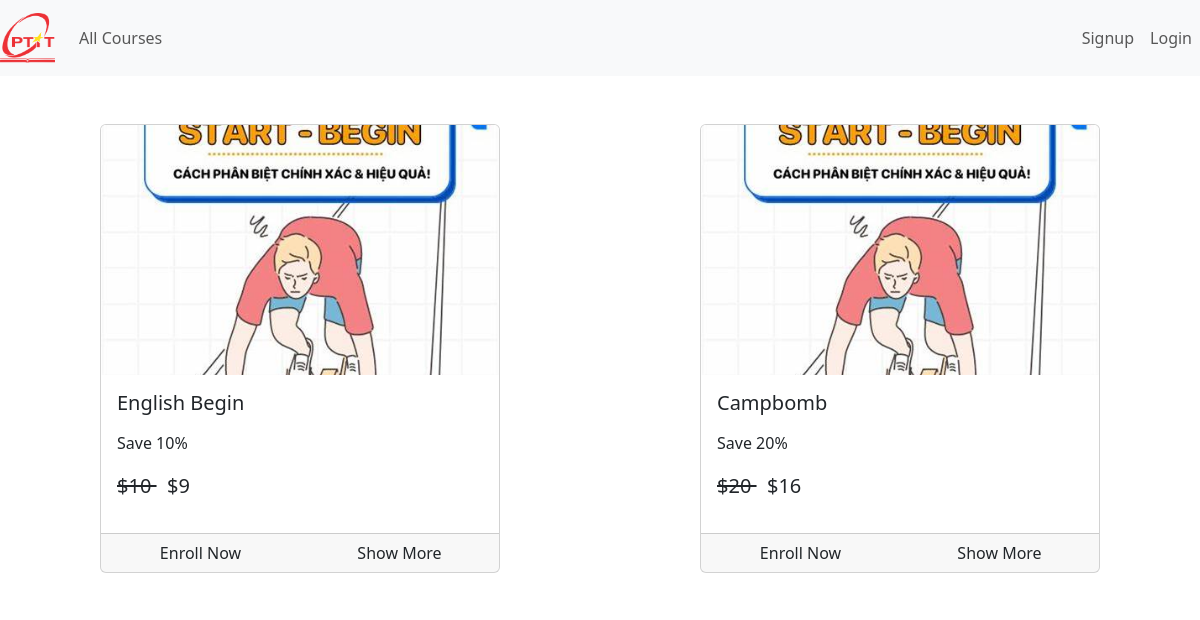
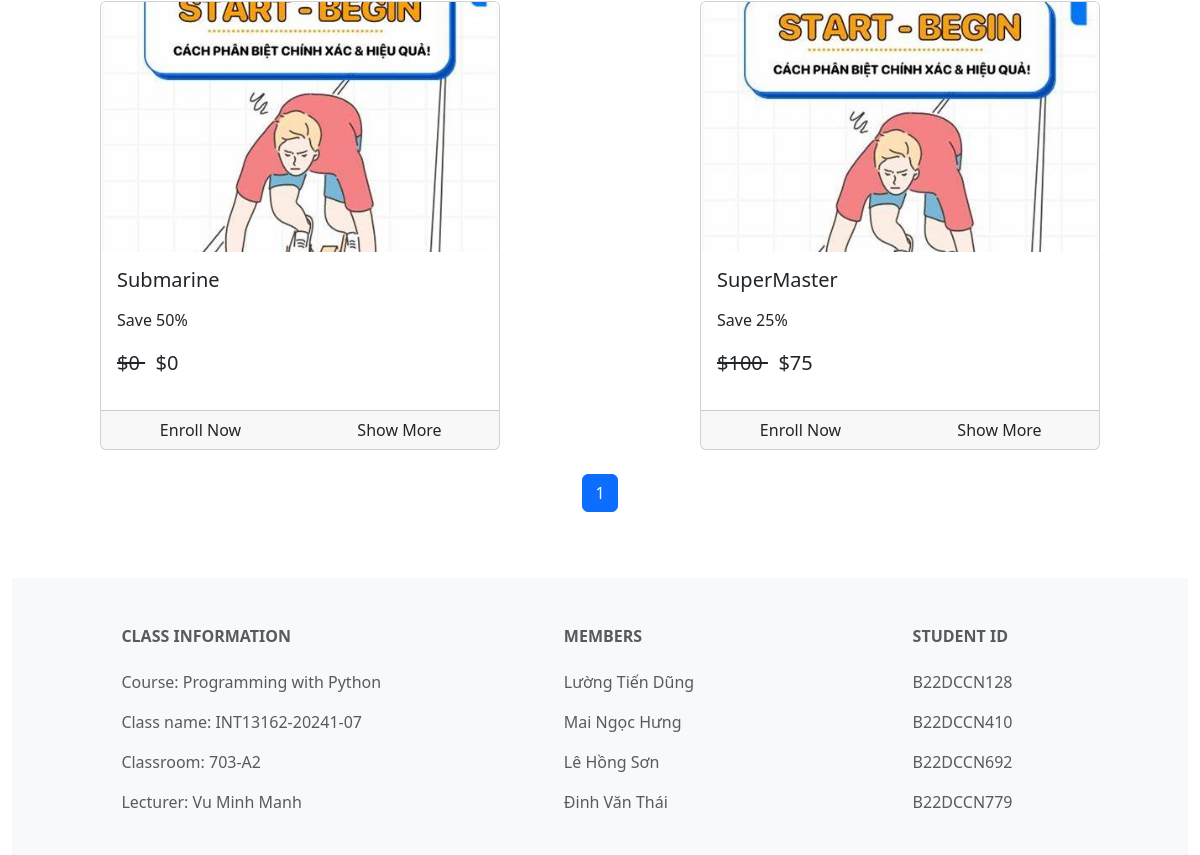
/, run on an earlier commit of the app's database (2 pictures, top to bottom).
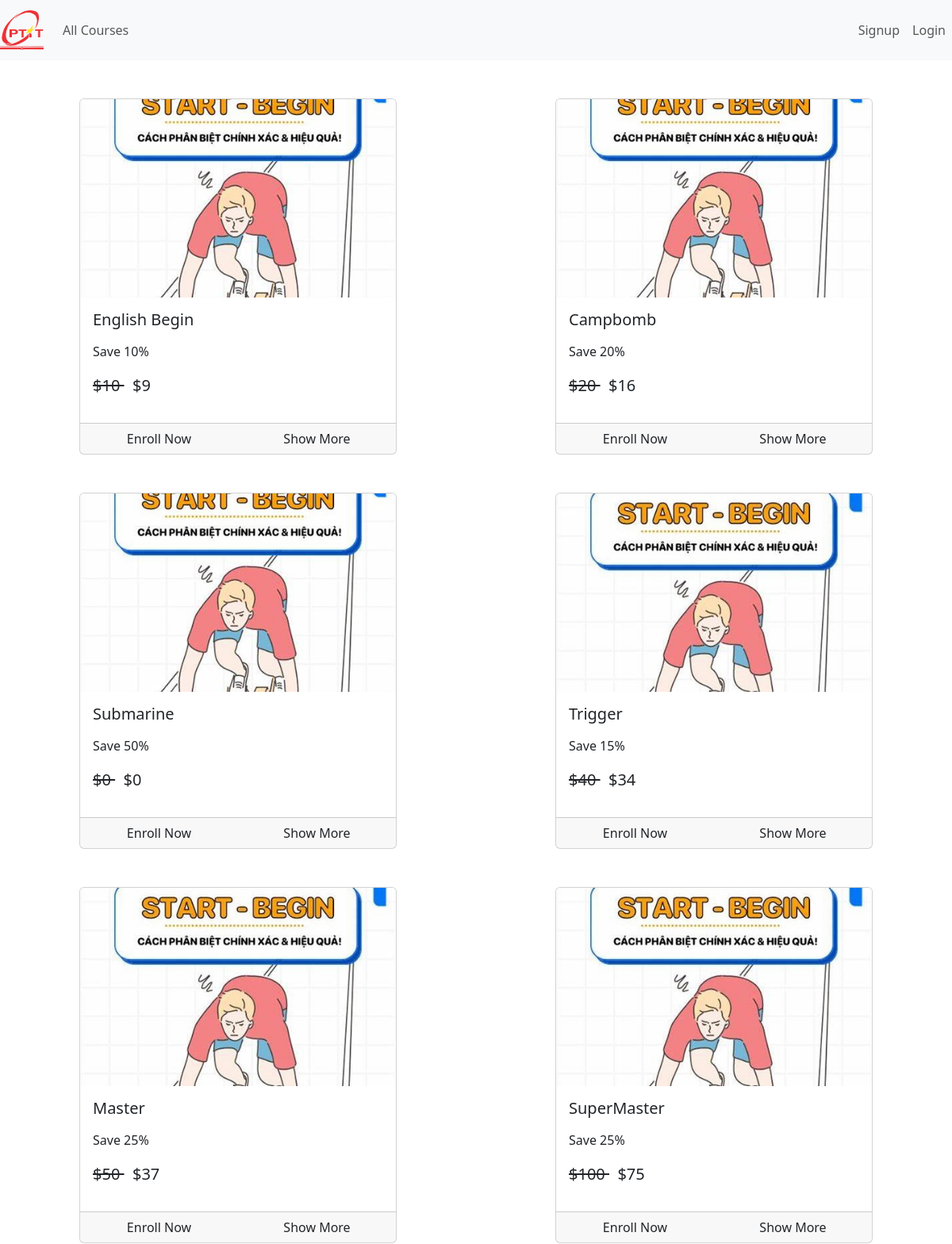
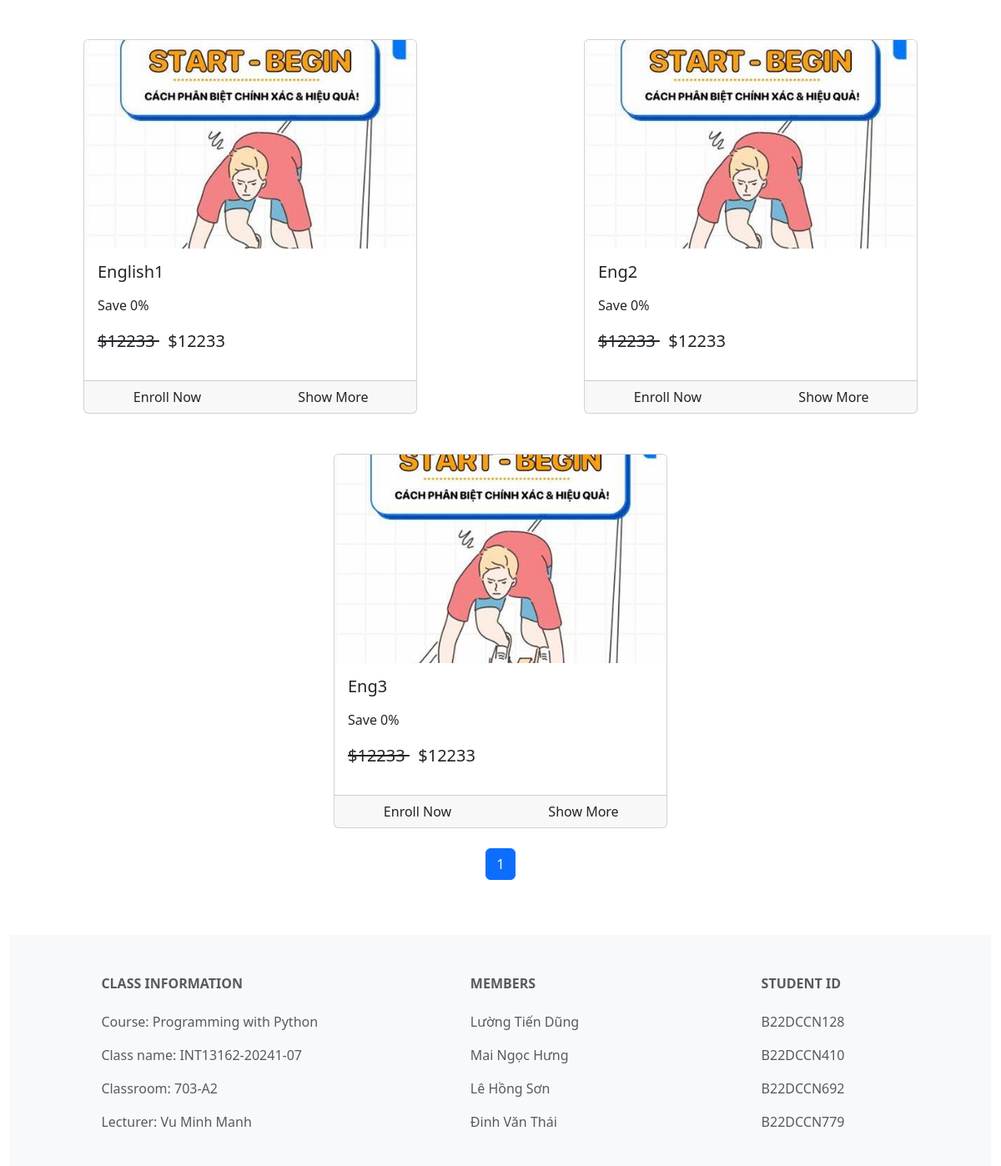
And on a later commit of the database (2 pictures, top to bottom).
### courses/models.py (models this page shows, shortened)
class Course(models.Model):
    name = models.CharField(max_length=500)
    slug = models.SlugField(max_length=500, unique=True, null=False,default='default-slug')
    description = models.CharField(max_length=500, null=True, blank=True)
    discount = models.IntegerField(null=False,default=0)
    price = models.IntegerField(null=False)
    active = models.BooleanField(default=False)
    thumbnail = models.ImageField(upload_to="files/thumbnail")
    date = models.DateTimeField(auto_now_add=True)
    length = models.IntegerField(null=False)

### courses/views.py (the view)
# urls.py: 2. Add a URL to urlpatterns:  path('', views.home, name='home')
def home(request):
    course_list = Course.objects.filter(active=True)
    paginator = Paginator(course_list,9)  # Hiển thị n khóa học mỗi trang
    page_number = request.GET.get('page')
    courses = paginator.get_page(page_number)
    return render(request, 'courses/home.html', {'courses': courses})

### courses/templatetags/course_custom_tags.py (called while the page is built, shortened)
@register.simple_tag
def cal_sellprice(price,discount):
    if discount is None or discount is 0:
        return price
    sellprice = price
    sellprice = price - (price*discount*0.01)
    return math.floor(sellprice)

@register.filter
def usd(price):
    return f"${price}"

@register.simple_tag
def is_enrolled(request , course):
    user = None
    if not request.user.is_authenticated:
        return False

### courses/templates/courses/home.html (shortened to what this page needs)
{% extends "courses/base.html" %}
{% load course_custom_tags %}
{%block content%}
<div class="container-fluid">
    <div class="row">
    {% for course in courses %}
    <div class="col mx-auto">
        <br>
        <br>
        <div class="card mx-auto" style="width: 25rem;">
            <img src="{{course.thumbnail.url}}" class="card-img-top" alt="..." style="height: 250px; object-fit: cover;">
            <div class="card-body">
              <h5 class="card-title">{{course.name}}</h5>
              <p class="card-text">
                <p>Save {{course.discount}}%</p>
                <p class="price">
                    <del>
                        {{course.price|usd}}
                    </del>
                    <span> {% cal_sellprice course.price course.discount as value%} {{value|usd}}</span>
                </p>
              </p>
            </div>
            <div class="card-footer p-0 position-relative">
                {% is_enrolled request course as enrolled %}
                <div class="row gx-0">
                    {% if enrolled %}
                        <a href="/course/{{ course.slug }}" class="btn w-100">
                            Start Course
                        </a>
                    {% else %}
                        <div class="col-6">
                            <a href="/check-out/{{ course.slug }}" class="btn w-100">
                                Enroll Now
                            </a>
                        </div>
                        <div class="col-6">
                            <a href="/course/{{ course.slug }}" class="btn w-100">
                                Show More
                            </a>
                        </div>
                    {% endif %}
                </div>
            </div>
        </div>
    </div>
    {% endfor %}
</div>
<div class="d-flex justify-content-center mt-4">
    <nav aria-label="Page navigation">
        <ul class="pagination">
            {% for num in courses.paginator.page_range %}
                <li class="page-item {% if courses.number == num %}active{% endif %}">
                    <a class="page-link" href="?page={{ num }}">{{ num }}</a>
                </li>
            {% endfor %}
        </ul>
    </nav>
</div>
{% endblock %}

### courses/templates/courses/base.html (shortened to what this page needs)
<!DOCTYPE html>
{% load static %}
<html lang="en">
  <head>
    <link href="https://cdn.jsdelivr.net/npm/bootstrap@5.3.3/dist/css/bootstrap.min.css" rel="stylesheet">
  </head>
  <body>
    <nav class="navbar navbar-expand-lg navbar-light bg-light">
      <a class="navbar-brand" href="">
        <img src="{% static 'courses/image/logo.png' %}" alt="Bootstrap" width="55" height="50">
      </a>
      <div class="collapse navbar-collapse" id="navbarNav">
        <ul class="navbar-nav me-auto">
          <li class="nav-item active">
            <a class="nav-link" href="/">All Courses <span class="visually-hidden">(current)</span></a>
          </li>
        </ul>
        <ul class="navbar-nav ms-auto">
          {% if request.user.is_authenticated %}
          <li class="nav-item">
            <a class="nav-link" href="/my-courses">My Courses</a>
          </li>
          <li class="nav-item">
            <a class="nav-link" href="/logout">Logout</a>
          </li>
          {% else %}
          <li class="nav-item">
            <a class="nav-link" href="/signup">Signup</a>
          </li>
          <li class="nav-item">
            <a class="nav-link" href="/login">Login</a>
          </li>
          {% endif %}
        </ul>
      </div>
    </nav>
    {% block content %} {% endblock %}
    <footer class="text-center text-lg-start bg-light text-muted" style="margin-top:50px">
      <section style="padding:1px">
        <div class="container text-center text-md-start mt-5">
          <div class="row mt-3">
            <div style="width:fit-content" class="col-md-2 col-lg-2 col-xl-2 mx-auto mb-4">
              <h6 class="text-uppercase fw-bold mb-4">Class Information</h6>
              <p>Course: Programming with Python</p>
              <p>Class name: INT13162-20241-07</p>
              <p>Classroom: 703-A2</p>
              <p>Lecturer: Vu Minh Manh</p>
            </div>
            <div class="col-md-2 col-lg-2 col-xl-2 mx-auto mb-4">
              <h6 class="text-uppercase fw-bold mb-4">Members</h6>
              <p>Lường Tiến Dũng</p>
              <p>Mai Ngọc Hưng</p>
              <p>Lê Hồng Sơn</p>
              <p>Đinh Văn Thái</p>
            </div>
            <div class="col-md-2 col-lg-2 col-xl-2 mx-auto mb-4">
              <h6 class="text-uppercase fw-bold mb-4">Student ID</h6>
              <p>B22DCCN128</p>
              <p>B22DCCN410</p>
              <p>B22DCCN692</p>
              <p>B22DCCN779</p>
            </div>
          </div>
      </section>
    </footer>
  </body>
</html>

### courses/templates/courses/home.html (style rules this page uses)
.price { font-size:20px; }

What changed in the data, as far as the page shows it:
now on this page (row edited): Course: thumbnail (picture), name "Trigger", discount "15", price "$40", value "$34"
now on this page (row edited): Course: thumbnail (picture), name "Master", discount "25", price "$50", value "$37"
added Course: thumbnail (picture), name "English1", discount "0", price "$12233", value "$12233"
added Course: thumbnail (picture), name "Eng2", discount "0", price "$12233", value "$12233"
added Course: thumbnail (picture), name "Eng3", discount "0", price "$12233", value "$12233"
